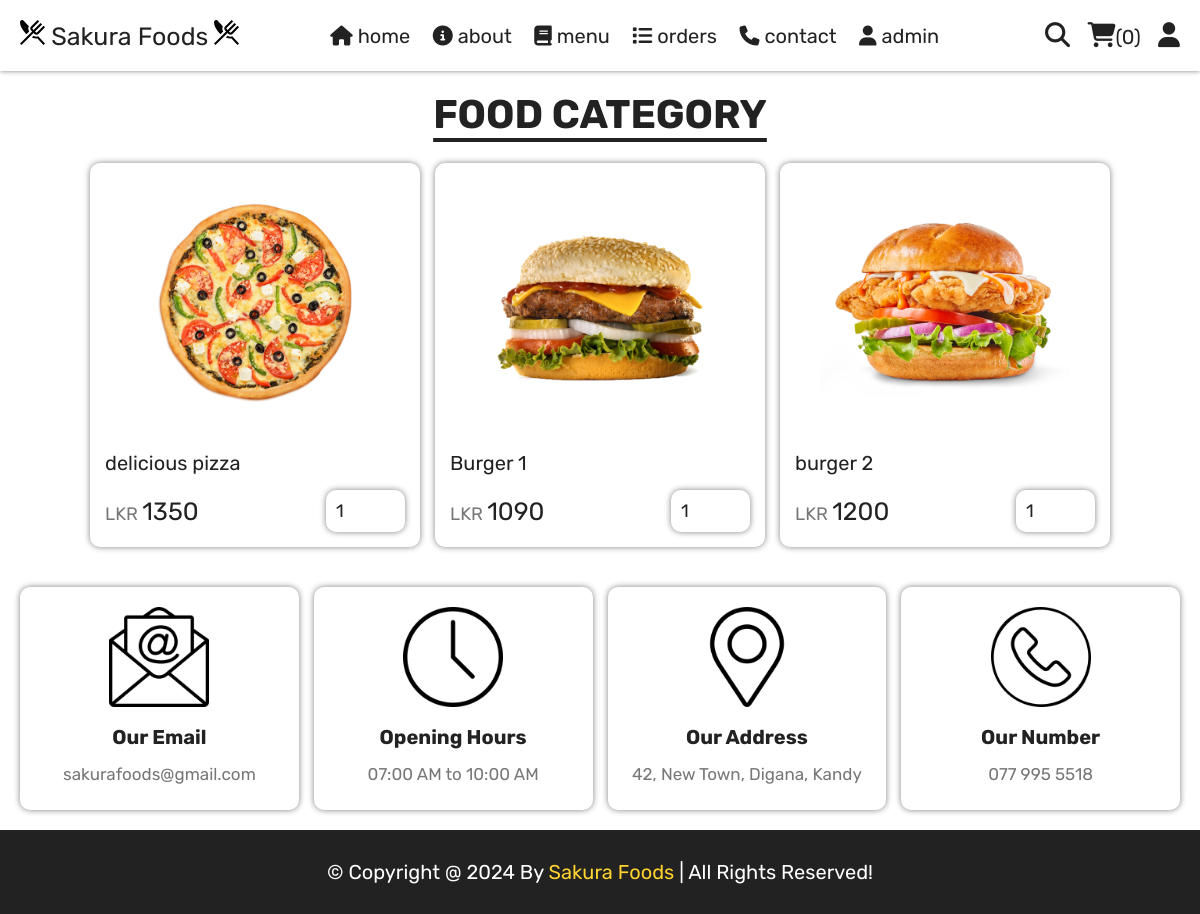
Page /sakurafoods/category.php?category=fast food on the committed database.
### tables this page shows
CREATE TABLE `products` (
  `id` int(100) NOT NULL,
  `name` varchar(100) NOT NULL,
  `category` varchar(100) NOT NULL,
  `price` int(10) NOT NULL,
  `image` varchar(100) NOT NULL
);

### sakurafoods/category.php (the view, shortened to what this page needs)
<?php
include 'components/connect.php';
?>
<!DOCTYPE html>
<html lang="en">
<head>
   <link rel="stylesheet" href="https://cdnjs.cloudflare.com/ajax/libs/font-awesome/6.1.1/css/all.min.css">
   <link rel="stylesheet" href="style/user_style.css">
</head>
<body>
<?php include 'components/user_header.php'; ?>
<section class="products">
   <h1 class="title">food category</h1>
   <div class="box-container">
      <?php
         $category = $_GET['category'];
         $select_products = $conn->prepare("SELECT * FROM `products` WHERE category = ?");
         $select_products->execute([$category]);
         if($select_products->rowCount() > 0){
            while($fetch_products = $select_products->fetch(PDO::FETCH_ASSOC)){
      ?>
      <form action="" method="post" class="box">
         <img src="uploaded_img/<?= $fetch_products['image']; ?>" alt="">
         <div class="name"><?= $fetch_products['name']; ?></div>
         <div class="flex">
            <div class="price"><span>LKR </span><?= $fetch_products['price']; ?></div>
            <input type="number" name="qty" class="qty" min="1" max="99" value="1" maxlength="2">
         </div>
      </form>
      <?php
            }
         }else{
            echo '<p class="empty">no products added yet!</p>';
         }
      ?>
   </div>
</section>
<?php include 'components/footer.php'; ?>
</body>
</html>

### sakurafoods/style/user_style.css (style rules this page uses)
:root { --yellow:#fed330; --red:#e74c3c; --white:#fff; --black:#222; --light-color:#777; --gray:gray; --teal:teal; --lightgray:lightgray; --border:.2rem solid lightgray; }
* { font-family: 'Rubik', sans-serif; margin:0; padding:0; box-sizing: border-box; outline: none; border: none; text-decoration: none; }
html { font-size: 62.5%; overflow-x: hidden; scroll-behavior: smooth; stop-opacity: 7rem; }
section { margin:0 auto; max-width: 1200px; padding:2rem; }
.title { text-align: center; margin-bottom: 2.5rem; font-size: 4rem; color:var(--black); text-transform: uppercase; text-decoration: underline; text-underline-offset: 1rem; }
.products .box-container { display: grid; grid-template-columns: repeat(auto-fit, 33rem); justify-content: center; align-items: flex-start; gap:1.5rem; }
.products .box-container .box { box-shadow: 0 0 6px gray; border-radius:1rem; padding:1.5rem; position: relative; overflow: hidden; }
.products .box-container .box img { height: 25rem; width: 100%; object-fit: contain; margin-bottom: 1rem; }
.products .box-container .box .name { font-size: 2rem; color:var(--black); margin:1rem 0; }
.products .box-container .box .flex { display: flex; align-items: center; gap:1rem; margin-top: 1.5rem; }
.products .box-container .box .flex .price { margin-right: auto; font-size: 2.5rem; color:var(--black); }
.products .box-container .box .flex .price span { color:var(--light-color); font-size: 1.8rem; }
.products .box-container .box .flex .qty { padding:1rem; box-shadow: 0 0 6px gray; border-radius:1rem; font-size: 1.8rem; color:var(--black); }

### rows in the picture
products: image (picture), name "delicious pizza", price "1350"
products: image (picture), name "Burger 1", price "1090"
products: image (picture), name "burger 2", price "1200"

### other values in the picture
$total_cart_items "0"
